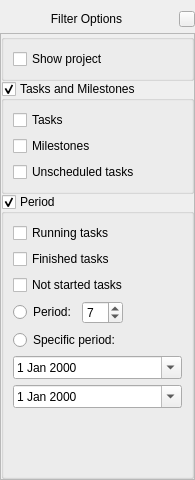
<?xml version="1.0" encoding="UTF-8"?>
<ui version="4.0">
 <class>KPlato::GanttFilterOptionsWidget</class>
 <widget class="QFrame" name="KPlato::GanttFilterOptionsWidget">
  <property name="geometry">
   <rect>
    <x>0</x>
    <y>0</y>
    <width>195</width>
    <height>480</height>
   </rect>
  </property>
  <property name="sizePolicy">
   <sizepolicy hsizetype="Fixed" vsizetype="Preferred">
    <horstretch>0</horstretch>
    <verstretch>0</verstretch>
   </sizepolicy>
  </property>
  <property name="minimumSize">
   <size>
    <width>195</width>
    <height>0</height>
   </size>
  </property>
  <property name="maximumSize">
   <size>
    <width>16777215</width>
    <height>16777215</height>
   </size>
  </property>
  <property name="windowTitle">
   <string notr="true"/>
  </property>
  <layout class="QVBoxLayout" name="verticalLayout_4">
   <property name="leftMargin">
    <number>0</number>
   </property>
   <property name="rightMargin">
    <number>0</number>
   </property>
   <property name="bottomMargin">
    <number>0</number>
   </property>
   <item>
    <layout class="QHBoxLayout" name="horizontalLayout">
     <item>
      <widget class="QLabel" name="label">
       <property name="text">
        <string>Filter Options</string>
       </property>
       <property name="scaledContents">
        <bool>true</bool>
       </property>
       <property name="alignment">
        <set>Qt::AlignCenter</set>
       </property>
      </widget>
     </item>
     <item>
      <widget class="QPushButton" name="closeButton">
       <property name="maximumSize">
        <size>
         <width>16</width>
         <height>16</height>
        </size>
       </property>
       <property name="text">
        <string/>
       </property>
       <property name="icon">
        <iconset theme="dialog-close">
         <normaloff>.</normaloff>.</iconset>
       </property>
      </widget>
     </item>
    </layout>
   </item>
   <item>
    <widget class="QScrollArea" name="scrollArea">
     <property name="horizontalScrollBarPolicy">
      <enum>Qt::ScrollBarAlwaysOff</enum>
     </property>
     <property name="widgetResizable">
      <bool>true</bool>
     </property>
     <widget class="QWidget" name="scrollAreaWidgetContents">
      <property name="geometry">
       <rect>
        <x>0</x>
        <y>0</y>
        <width>191</width>
        <height>444</height>
       </rect>
      </property>
      <layout class="QVBoxLayout" name="verticalLayout">
       <property name="spacing">
        <number>0</number>
       </property>
       <property name="leftMargin">
        <number>0</number>
       </property>
       <property name="topMargin">
        <number>0</number>
       </property>
       <property name="rightMargin">
        <number>0</number>
       </property>
       <property name="bottomMargin">
        <number>0</number>
       </property>
       <item>
        <widget class="QGroupBox" name="groupBox">
         <property name="title">
          <string/>
         </property>
         <layout class="QVBoxLayout" name="verticalLayout_5">
          <item>
           <widget class="QCheckBox" name="show_project">
            <property name="text">
             <string>Show project</string>
            </property>
           </widget>
          </item>
         </layout>
        </widget>
       </item>
       <item>
        <widget class="QGroupBox" name="tasks_and_milestones_group">
         <property name="title">
          <string>Tasks and Milestones</string>
         </property>
         <property name="checkable">
          <bool>true</bool>
         </property>
         <layout class="QVBoxLayout" name="verticalLayout_2">
          <item>
           <widget class="QCheckBox" name="show_tasks">
            <property name="text">
             <string>Tasks</string>
            </property>
           </widget>
          </item>
          <item>
           <widget class="QCheckBox" name="show_milestones">
            <property name="text">
             <string>Milestones</string>
            </property>
           </widget>
          </item>
          <item>
           <widget class="QCheckBox" name="show_unscheduled_tasks">
            <property name="text">
             <string>Unscheduled tasks</string>
            </property>
           </widget>
          </item>
         </layout>
        </widget>
       </item>
       <item>
        <widget class="QGroupBox" name="period_group">
         <property name="title">
          <string>Period</string>
         </property>
         <property name="checkable">
          <bool>true</bool>
         </property>
         <layout class="QVBoxLayout" name="verticalLayout_3">
          <item>
           <widget class="QCheckBox" name="show_running">
            <property name="text">
             <string>Running tasks</string>
            </property>
           </widget>
          </item>
          <item>
           <widget class="QCheckBox" name="show_finished">
            <property name="text">
             <string>Finished tasks</string>
            </property>
           </widget>
          </item>
          <item>
           <widget class="QCheckBox" name="show_not_started">
            <property name="text">
             <string>Not started tasks</string>
            </property>
           </widget>
          </item>
          <item>
           <layout class="QHBoxLayout" name="horizontalLayout_2">
            <item>
             <widget class="QRadioButton" name="enable_period">
              <property name="toolTip">
               <string>Number of days around current datetime</string>
              </property>
              <property name="text">
               <string>Period:</string>
              </property>
             </widget>
            </item>
            <item>
             <widget class="QSpinBox" name="period">
              <property name="toolTip">
               <string>Number of days around current datetime</string>
              </property>
              <property name="suffix">
               <string/>
              </property>
              <property name="minimum">
               <number>1</number>
              </property>
              <property name="value">
               <number>7</number>
              </property>
             </widget>
            </item>
            <item>
             <spacer name="horizontalSpacer">
              <property name="orientation">
               <enum>Qt::Horizontal</enum>
              </property>
              <property name="sizeHint" stdset="0">
               <size>
                <width>40</width>
                <height>20</height>
               </size>
              </property>
             </spacer>
            </item>
           </layout>
          </item>
          <item>
           <widget class="QRadioButton" name="enable_spesific_period">
            <property name="text">
             <string>Specific period:</string>
            </property>
           </widget>
          </item>
          <item>
           <widget class="QDateEdit" name="start_date">
            <property name="calendarPopup">
             <bool>true</bool>
            </property>
           </widget>
          </item>
          <item>
           <widget class="QDateEdit" name="end_date">
            <property name="calendarPopup">
             <bool>true</bool>
            </property>
           </widget>
          </item>
          <item>
           <spacer name="verticalSpacer">
            <property name="orientation">
             <enum>Qt::Vertical</enum>
            </property>
            <property name="sizeHint" stdset="0">
             <size>
              <width>20</width>
              <height>124</height>
             </size>
            </property>
           </spacer>
          </item>
         </layout>
        </widget>
       </item>
      </layout>
     </widget>
    </widget>
   </item>
  </layout>
 </widget>
 <resources/>
 <connections/>
</ui>
